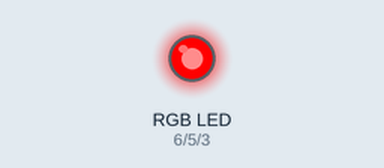
Simulated run of this sketch. Board: Arduino Uno, built with avr-gcc and run on an emulated ATmega328P. On the bench: an RGB LED mixed from three pins (HIGH = lit).

Above: at 0.05 s.
At 1.5 s:
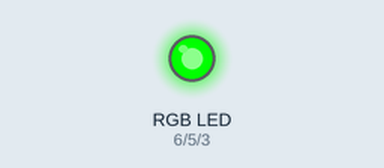
At 2.95 s:
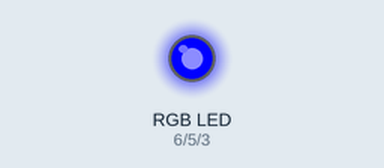
At 3.7 s:
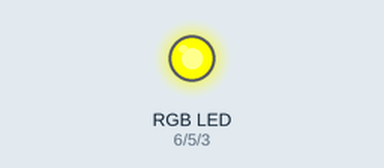
At 4.45 s:
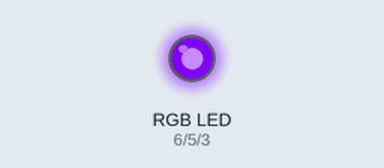
At 5.95 s:
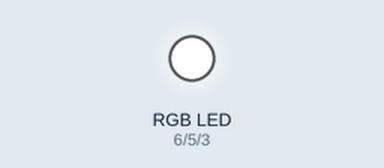
Timing chart, 0 to 7.8 s (numbered marks = the images above):
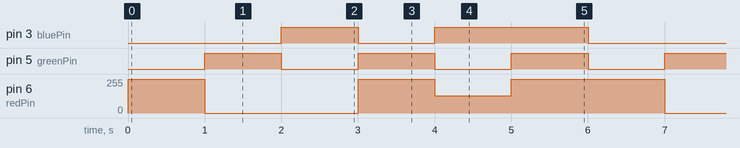

Measured:
- by itself, pin 3 (bluePin): repeats every 6.0 s: LOW 1.0 s, HIGH 2.0 s, LOW 2.0 s, HIGH 1.0 s
- by itself, pin 5 (greenPin): alternates HIGH for 1.0 s and LOW for 1.0 s
- by itself, pin 6 (redPin): repeats every 6.0 s: 0/255 2.0 s, 255/255 1.0 s, 128/255 1.0 s, 255/255 2.0 s

The sketch:

m1_rgb_rainbow.ino
```cpp
/*
  Mission 1 Bonus - Rainbow Light
  One LED that can glow ANY color by mixing red, green, and blue light.
  Wiring matches the kit: RED leg -> pin 6, GREEN leg -> pin 5, BLUE leg -> pin 3.
  The longest leg is the "minus" leg and goes to GND.
*/

int redPin   = 6;
int greenPin = 5;
int bluePin  = 3;

void setup() {
  pinMode(redPin, OUTPUT);
  pinMode(greenPin, OUTPUT);
  pinMode(bluePin, OUTPUT);
}

// Mix a color. Each number is 0 (off) to 255 (brightest).
void setColor(int red, int green, int blue) {
  analogWrite(redPin, red);
  analogWrite(greenPin, green);
  analogWrite(bluePin, blue);
}

void loop() {
  setColor(255, 0, 0);     delay(1000);  // red
  setColor(0, 255, 0);     delay(1000);  // green
  setColor(0, 0, 255);     delay(1000);  // blue
  setColor(255, 255, 0);   delay(1000);  // yellow
  setColor(128, 0, 255);   delay(1000);  // purple
  setColor(255, 255, 255); delay(1000);  // white
}
```
